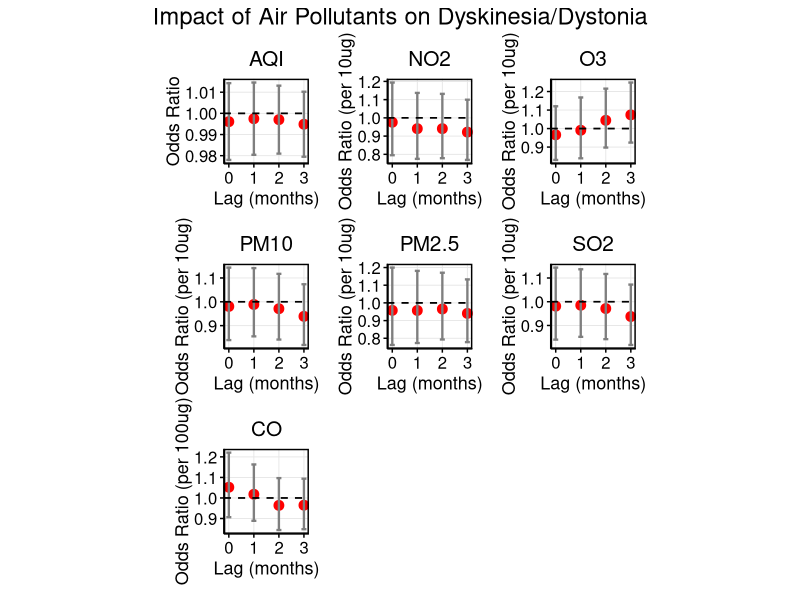
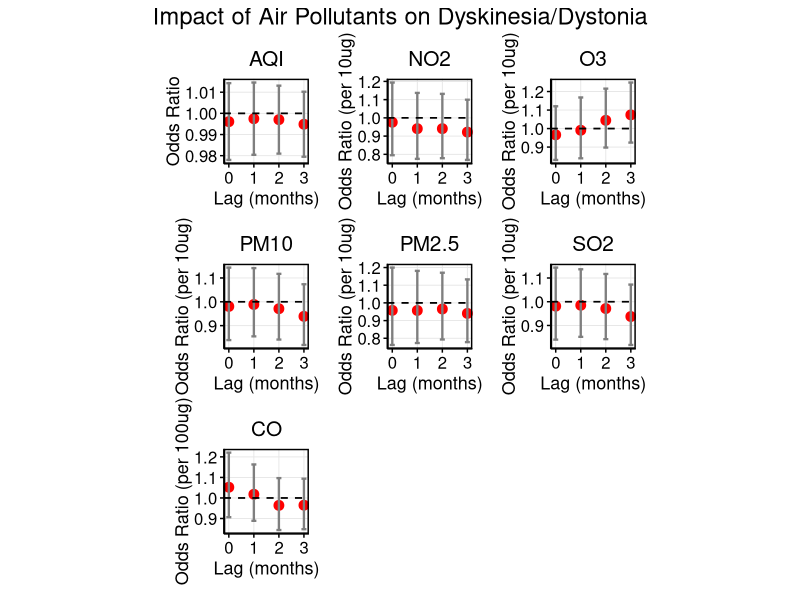

Generate these figures, in order, with R:
setwd("/Users/shij/Documents/GitHub/NMDA_data_analysis/")
my.dat<-readxl::read_xlsx("NMDA_with_population_sex_ratio_age_portion.xlsx")
setwd("/Users/shij/Documents/GitHub/NMDA_data_analysis/251211/")

# ============================
# 1. Load Required Packages
# ============================
library(ggplot2)
library(dplyr)
library(tidyr)
library(broom)
library(patchwork)   # For combining plots
library(writexl)     # For exporting table

# ============================
# 2. Simplify Outcome Variable Name & Convert to Factor
# ============================
# Rename column for simplicity (if needed)
names(my.dat)[names(my.dat) == "Dyskinesia/dystonia"] <- "Dyskinesia"

# Check current class
class(my.dat$Dyskinesia)
table(my.dat$Dyskinesia)  # Should show 0 and 1

# Convert to factor (binary logistic regression expects factor or 0/1)
my.dat$Dyskinesia <- factor(my.dat$Dyskinesia, levels = c(0, 1), ordered = FALSE)

# Verify
str(my.dat$Dyskinesia)

# ============================
# 3. Define Pollutants and Lags
# ============================
pollutants <- c("AQI", "NO2", "O3", "CO", "PM10", "PM2.5", "SO2")  # CO is 4th
lags <- c("M0", "M1", "M2", "M3")

# Create column name patterns
pollutant_cols <- sapply(pollutants, function(p) {
  paste0(p, "_", lags)
}, simplify = FALSE)

# ============================
# 4. Fit Binary Logistic Regression for Each Pollutant-Lag
# ============================
results_list <- list()

for (pollutant in pollutants) {
  lag_cols <- pollutant_cols[[pollutant]]
  for (lag_col in lag_cols) {
    # Check if column has variation and not all NA
    data_col <- my.dat[[lag_col]]
    if (all(is.na(data_col)) || length(unique(data_col[!is.na(data_col)])) <= 1) {
      message("Skipping ", lag_col, " — no variation or all NA")
      next
    }
    
    # Fit binary logistic regression
    model <- glm(Dyskinesia ~ ., data = my.dat[, c("Dyskinesia", lag_col)], 
                 family = binomial, na.action = na.omit)
    
    # Extract summary
    model_summary <- tidy(model, conf.int = TRUE, exponentiate = TRUE) %>%
      filter(term == lag_col) %>%
      mutate(Pollutant = pollutant,
             Lag = gsub(".*_", "", lag_col),
             Lag_Num = as.numeric(gsub("M", "", lag_col)))
    
    results_list <- append(results_list, list(model_summary))
  }
}

# Combine all results
results_df <- bind_rows(results_list)

# ============================
# 5. Clean and Format Results
# ============================
results_df <- results_df %>%
  mutate(
    Lag = trimws(toupper(Lag)),
    Lag.Num = as.numeric(gsub("^M(\\d+)$", "\\1", Lag))
  ) %>%
  filter(!is.na(Lag.Num))

# # ============================
# # 6. Create 7 Individual Plots (One per Pollutant) — NO TEXT LABELS
# # ============================
# # Get pollutants in desired order
# pollutants_plot <- c("AQI", "NO2", "O3", "CO", "PM10", "PM2.5", "SO2")
# 
# # Create list of individual plots
# plot_list <- lapply(pollutants_plot, function(poll) {
#   df_sub <- results_df %>% filter(Pollutant == poll)
#   
#   p <- ggplot(df_sub, aes(x = Lag.Num, y = estimate, ymin = conf.low, ymax = conf.high)) +
#     geom_point(color = "red", size = 3) +
#     geom_errorbar(width = 0.2, color = "gray50", size = 0.8) +
#     geom_hline(yintercept = 1, linetype = "dashed", color = "black", size = 0.6) +
#     labs(
#       x = "Lag (months)",
#       y = "Odds Ratio (OR)",
#       title = poll
#     ) +
#     theme_minimal() +
#     theme(
#       panel.border = element_rect(color = "black", fill = NA, size = 1),
#       panel.background = element_blank(),
#       panel.grid.major = element_line(color = "gray90", size = 0.3),
#       panel.grid.minor = element_blank(),
#       axis.line = element_line(color = "black", size = 0.5),
#       axis.ticks = element_line(color = "black", size = 0.5),
#       axis.text = element_text(size = 12, color = "black"),
#       axis.title = element_text(size = 13, color = "black"),
#       plot.title = element_text(hjust = 0.5, size = 15, color = "black"),
#       plot.margin = margin(10, 10, 10, 10),
#       axis.title.y = element_text(angle = 90, vjust = 0.5),
#       aspect.ratio = 1  # ← Forces square panels
#     ) +
#     # ✅ No text labels — remove all geom_text
#     # ✅ Tight x-axis: no extra padding
#     scale_x_continuous(
#       breaks = c(0, 1, 2, 3), 
#       labels = c("0", "1", "2", "3"),
#       expand = expansion(add = c(0.1, 0.1))  # ← Tight padding
#     )
#   
#   return(p)
# })
# 
# # ============================
# # 7. Combine All 7 Plots in a Single Row — CO LAST
# # ============================
# p_combined <- plot_list[[1]] + plot_list[[2]] + plot_list[[3]] + plot_list[[5]] + 
#   plot_list[[6]] + plot_list[[7]] + plot_list[[4]] +
#   plot_annotation(title = "Impact of Pollutants on Dyskinesia/Dystonia",
#                   theme = theme(plot.title = element_text(hjust = 0.5, size = 17, color = "black")))
# 
# # Display plot
# print(p_combined)
# 
# # Optional: Save as PNG with width=12, height=15
# ggsave("NMDAR_Dyskinesia.png", p_combined, width = 12, height = 15, dpi = 300, units = "in")


# ============================
# 6. Create 7 Individual Plots (One per Pollutant) — NO TEXT LABELS
# ============================
# Get pollutants in desired order
pollutants_plot <- c("AQI", "NO2", "O3", "CO", "PM10", "PM2.5", "SO2")

# Create list of individual plots
plot_list <- lapply(pollutants_plot, function(poll) {
  df_sub <- results_df %>% filter(Pollutant == poll)
  
  # Apply transformation based on pollutant
  if (poll == "CO") {
    df_sub <- df_sub %>%
      mutate(
        y = estimate^0.1,
        ymin = conf.low^0.1,
        ymax = conf.high^0.1
      )
    y_label <- "Odds Ratio (per 100ug)"
  }else if (poll == "AQI") {
    df_sub <- df_sub %>%
      mutate(
        y = estimate^1,
        ymin = conf.low^1,
        ymax = conf.high^1
      )
    y_label <- "Odds Ratio"
  } else {
    df_sub <- df_sub %>%
      mutate(
        y = estimate^10,
        ymin = conf.low^10,
        ymax = conf.high^10
      )
    y_label <- "Odds Ratio (per 10ug)"
  }
  
  p <- ggplot(df_sub, aes(x = Lag.Num, y = y, ymin = ymin, ymax = ymax)) +
    geom_point(color = "red", size = 3) +
    geom_errorbar(width = 0.2, color = "gray50", size = 0.8) +
    geom_hline(yintercept = 1, linetype = "dashed", color = "black", size = 0.6) +
    labs(
      x = "Lag (months)",
      y = y_label,  # ← Custom y-label per pollutant
      title = poll
    ) +
    theme_minimal() +
    theme(
      panel.border = element_rect(color = "black", fill = NA, size = 1),
      panel.background = element_blank(),
      panel.grid.major = element_line(color = "gray90", size = 0.3),
      panel.grid.minor = element_blank(),
      axis.line = element_line(color = "black", size = 0.5),
      axis.ticks = element_line(color = "black", size = 0.5),
      axis.text = element_text(size = 12, color = "black"),
      axis.title = element_text(size = 13, color = "black"),
      plot.title = element_text(hjust = 0.5, size = 15, color = "black"),
      plot.margin = margin(10, 10, 10, 10),
      axis.title.y = element_text(angle = 90, vjust = 0.5),
      aspect.ratio = 1  # ← Forces square panels
    ) +
    scale_x_continuous(
      breaks = c(0, 1, 2, 3), 
      labels = c("0", "1", "2", "3"),
      expand = expansion(add = c(0.1, 0.1))  # ← Tight padding
    )
  
  return(p)
})

# ============================
# 7. Combine All 7 Plots in a Single Row — CO LAST
# ============================
p_combined <- plot_list[[1]] + plot_list[[2]] + plot_list[[3]] + plot_list[[5]] + 
  plot_list[[6]] + plot_list[[7]] + plot_list[[4]] +
  plot_annotation(title = "Impact of Air Pollutants on Dyskinesia/Dystonia",
                  theme = theme(plot.title = element_text(hjust = 0.5, size = 17, color = "black")))

# Display plot
print(p_combined)

# Optional: Save as PNG with width=12, height=15
ggsave("NMDAR_Dyskinesia.png", p_combined, width = 12, height = 15, dpi = 300, units = "in")


# ============================
# 8. Create Clean Results Table (Include CO, OR, 95% CI, p-value)
# ============================

# # Create clean table
# table_df <- results_df %>%
#   select(Pollutant, Lag, estimate, conf.low, conf.high, p.value) %>%
#   mutate(
#     `Odds Ratio (OR)` = round(estimate, 4),
#     `95% CI` = paste0(round(conf.low, 4), " – ", round(conf.high, 4)),
#     `p-value` = ifelse(p.value < 0.001, 
#                        format(p.value, scientific = TRUE, digits = 2),
#                        round(p.value, 4)),
#     `Pollutant & Lag` = paste(Pollutant, Lag, sep = "_")
#   ) %>%
#   arrange(Pollutant, Lag) %>%
#   select(`Pollutant & Lag`, `Odds Ratio (OR)`, `95% CI`, `p-value`)

library(writexl)

# Create clean table with transformed ORs and CIs
table_df <- results_df %>%
  select(Pollutant, Lag, estimate, conf.low, conf.high, p.value) %>%
  mutate(
    # Apply transformation based on pollutant
    transformed_estimate = ifelse(Pollutant == "CO", estimate^0.1, estimate^10),
    transformed_conf.low = ifelse(Pollutant == "CO", conf.low^0.1, conf.low^10),
    transformed_conf.high = ifelse(Pollutant == "CO", conf.high^0.1, conf.high^10),
    
    # Format for display
    `Odds Ratio (OR)` = round(transformed_estimate, 4),
    `95% CI` = paste0(
      round(transformed_conf.low, 4), 
      " – ", 
      round(transformed_conf.high, 4)
    ),
    `p-value` = ifelse(p.value < 0.001, 
                       format(p.value, scientific = TRUE, digits = 2),
                       round(p.value, 4)),
    `Pollutant & Lag` = paste(Pollutant, Lag, sep = "_")
  ) %>%
  arrange(Pollutant, Lag) %>%
  select(`Pollutant & Lag`, `Odds Ratio (OR)`, `95% CI`, `p-value`)

# Export to Excel file
write_xlsx(table_df, "NMDAR_Dyskinesia.xlsx")
